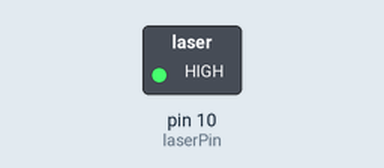
The sketch below on a simulated Arduino Uno, built with avr-gcc and run on an emulated ATmega328P. Parts: switched loads named in the sketch (green lamp = pin HIGH).

Above: at 0.05 s.
At 0.85 s:
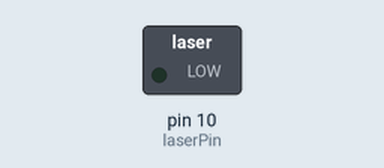
At 1.7 s:
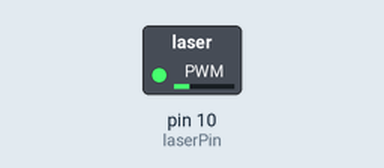
At 3.1 s:
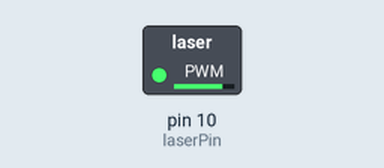
Timing chart, 0 to 8.3 s (numbered marks = the images above):
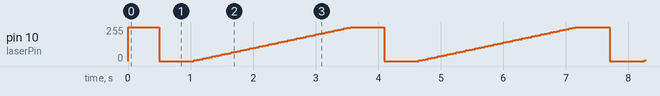

The sketch:

Laser_Diode.ino
```cpp
/*
  Project: Laser Diode Control
  Description:
    - Turns a laser diode ON and OFF periodically.
    - Gradually increases the intensity using PWM.
*/

int laserPin = 10; // Laser diode connected to pin 10

void setup() {
  pinMode(laserPin, OUTPUT); // Set pin as output
}

void loop() {
  // Turn ON laser for 0.5 seconds
  digitalWrite(laserPin, HIGH);
  delay(500);

  // Turn OFF laser for 0.5 seconds
  digitalWrite(laserPin, LOW);
  delay(500);

  // Gradually increase laser intensity (PWM 0–255)
  int i = 0;
  while (i <= 255) {
    analogWrite(laserPin, i); // Set intensity
    delay(50);                // Wait for smooth fade
    i += 5;                   // Increment intensity
  }
}
```

Measured:
- by itself, pin 10 (laserPin): ramps from 0/255 to 255/255 and jumps back, once every 3.6 s
